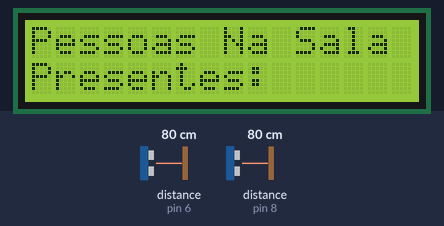
Simulated run of this sketch. Board: Arduino Uno, built with avr-gcc and run on an emulated ATmega328P. On the bench: 16×2 character LCD. Wiring (inferred from the names in the program): 2 × ultrasonic range finder: trigger pin 7, echo pin 8 / trigger pin 9, echo pin 6. The inputs (shaded band) are chosen by the test bench; at power-on: distance to the obstacle (sensors on pin 6, pin 8) 80 cm. The echo pulse lasts 58.3 µs per cm.

Above: at 0.1 s.
At 40.8 s:
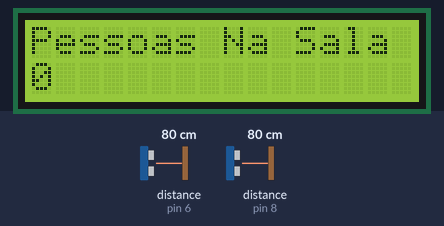
At 81.5 s:
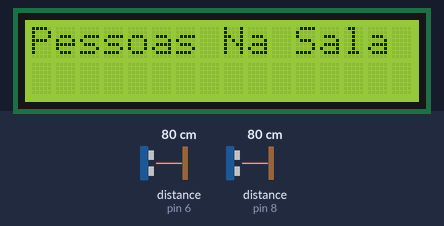

The sketch:

C_digo2.0.ino
```cpp
#include <Ultrasonic.h>
#include <LiquidCrystal.h>

LiquidCrystal lcd(12, 11, 5, 4, 3, 2);
const int echoPin = 6;  // PINO DIGITAL UTILIZADO PELO HC-SR04 ECHO(RECEBE)
const int trigPin = 7;  // PINO DIGITAL UTILIZADO PELO HC-SR04 TRIG(ENVIA)
const int echoPinb = 8; // PINO DIGITAL UTILIZADO PELO HC-SR04 ECHO(RECEBE)
const int trigPinb = 9; // PINO DIGITAL UTILIZADO PELO HC-SR04 TRIG(ENVIA)

#define movimento 0
#define entrar 1
#define sair 2

Ultrasonic ultrasonic(trigPin, echoPin);    // INICIALIZANDO OS PINOS DO ARDUINO
Ultrasonic ultrasonicb(trigPinb, echoPinb); // INICIALIZANDO OS PINOS DO ARDUINO

int pessoas = 0;
int acao = movimento;

void setup()
{
  pinMode(echoPin, INPUT);   // DEFINE O PINO COMO ENTRADA (RECEBE)
  pinMode(trigPin, OUTPUT);  // DEFINE O PINO COMO SAIDA (ENVIA)
  pinMode(echoPinb, INPUT);  // DEFINE O PINO COMO ENTRADA (RECEBE)
  pinMode(trigPinb, OUTPUT); // DEFINE O PINO COMO SAIDA (ENVIA)

  Serial.begin(9600);
  lcd.begin(16, 2);
  lcd.setCursor(0, 0);
  lcd.print("Pessoas Na Sala");
  lcd.setCursor(0, 1);
  lcd.print("Presentes:");
  delay(1000);
}

void loop()
{
  bool estadoSensorFora = !digitalRead(echoPinb);
  bool estadoSensorDentro = !digitalRead(echoPin);

  digitalWrite(trigPin, HIGH);
  digitalWrite(trigPin, LOW);
  digitalWrite(trigPinb, HIGH);
  digitalWrite(trigPinb, LOW);

  lcd.begin(16, 2);
  lcd.setCursor(0, 0);
  lcd.print("Pessoas Na Sala");

  if (acao == movimento)
  {
    // if usado para o sensor identificar que alguém está entrando
    if (!estadoSensorFora)
    {
      acao = entrar;
    }
    // if usado para o sensor identificar que alguém está saindo
    else if (!estadoSensorDentro)
    {
      acao = sair;
    }
  }

  if (!estadoSensorDentro && !estadoSensorFora)
  {
    lcd.setCursor(0, 1);
    lcd.print("Sai da frente");
    delay(6500);
  }

  // if usado para contabilizar que a pessoa tenha entrado na sala
  if (acao == entrar)
  {
    pessoas++;
    lcd.setCursor(0, 1);
    lcd.print(pessoas);
    delay(500);
    acao = movimento;
  }

  // if usado para contabilizar que a pessoa tenha saído da sala
  if (acao == sair)
  {
    pessoas--;
    lcd.setCursor(0, 1);
    lcd.print(pessoas);
    delay(500);
    acao = movimento;
  }

  // Exibição do total no display
  lcd.begin(16, 2);
  lcd.setCursor(0, 0);
  lcd.print("Pessoas Na Sala");
  lcd.setCursor(0, 1);
  lcd.print(pessoas);
  delay(50);
}
```
